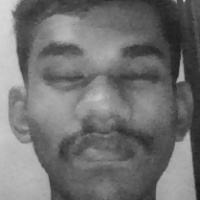
#> input picture samples/user1.jpg, 200 x 200 px, given in place of the camera
$ python 'collecting data face1.py'
#> lines starting #> are read from the running program, lines starting #| are printed output that depends on the picture
import cv2
import os
import numpy as np

# Specify the path to your Haar cascade model
model_path = 'D:/Face_detection_for_door_lock/face_model.xml'  # Use the absolute path to the model
face_classifier = cv2.CascadeClassifier(model_path)

# Check if the Haar cascade model is loaded properly
if face_classifier.empty():
    raise IOError(f"Error: Haar cascade model not loaded. Check the file path: {model_path}")

def face_extractor(img):
    """
    Extract the face from an image.

    Args:
        img: The input image.

    Returns:
        The cropped face if detected; otherwise, None.
    """
    gray = cv2.cvtColor(img, cv2.COLOR_BGR2GRAY)  # Convert to grayscale
    faces = face_classifier.detectMultiScale(gray, 1.3, 5)  # Detect faces

    if len(faces) == 0:  # No faces detected
        return None

    for (x, y, w, h) in faces:
        cropped_face = img[y:y + h, x:x + w]
        return cropped_face  # Return the first detected face

# Initialize webcam
cap = cv2.VideoCapture(0)
count = 0

# Directory to save captured images
save_dir = r'D:\Face_detection_for_door_lock\Samples'
os.makedirs(save_dir, exist_ok=True)  # Create the directory if it doesn't exist

while True:
    ret, frame = cap.read()
#> frame is the input picture: shape (200, 200, 3); min 28, max 218, mean 113.6
    if not ret:
        print("Failed to capture frame from webcam.")
        break

    face = face_extractor(frame)
#> in face_extractor, `faces = face_classifier.detectMultiScale(gray, 1.3, 5)`: faces = [[13, 14, 174, 174]]
#> the loop in face_extractor, `for (x, y, w, h) in faces:` made 1 pass
#> pass 1, in face_extractor, `cropped_face = img[y:y + h, x:x + w]`:
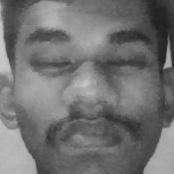
#> cropped_face: shape (174, 174, 3); min 31, max 201, mean 113.2
    if face is not None:
        count += 1

        # Resize and convert the face to grayscale
        face = cv2.resize(face, (200, 200))
        face = cv2.cvtColor(face, cv2.COLOR_BGR2GRAY)
#> face: shape (200, 200)

        # Save the cropped face
        file_name_path = os.path.join(save_dir, f'user{count}.jpg')
        cv2.imwrite(file_name_path, face)

        # Display the face with count
        cv2.putText(face, str(count), (50, 50), cv2.FONT_HERSHEY_COMPLEX, 1, (0, 255, 0), 2)
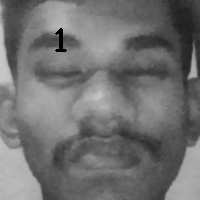
#> face: shape (200, 200); min 0, max 200, mean 112.7
        cv2.imshow("Face Cropper", face)
    else:
        print("Face not found.")
        pass

    # Break if 'Enter' is pressed (ASCII 13) or 500 samples are collected
    if cv2.waitKey(1) == 13 or count == 500:
#> (key Esc is pressed here)
        break

cap.release()
cv2.destroyAllWindows()
print("Collecting samples complete.")

$ run again, on samples/user100.jpg
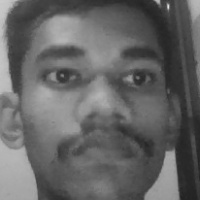
#> input picture samples/user100.jpg, 200 x 200 px, given in place of the camera
#> frame is the input picture: shape (200, 200, 3); min 33, max 225, mean 101
#> faces = [[17, 16, 169, 169]]
#> the loop in face_extractor, `for (x, y, w, h) in faces:` made 1 pass
#> pass 1, in face_extractor, `cropped_face = img[y:y + h, x:x + w]`:
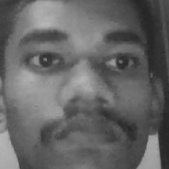
#> cropped_face: shape (169, 169, 3); min 37, max 182, mean 101.3
#> `cv2.putText(face, str(count), (50, 50), cv2.FONT_HERSHEY_COMPLEX, 1, (..`:
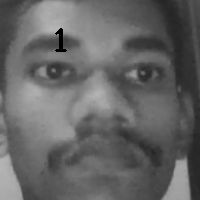
#> face: shape (200, 200); min 0, max 182, mean 100.8
